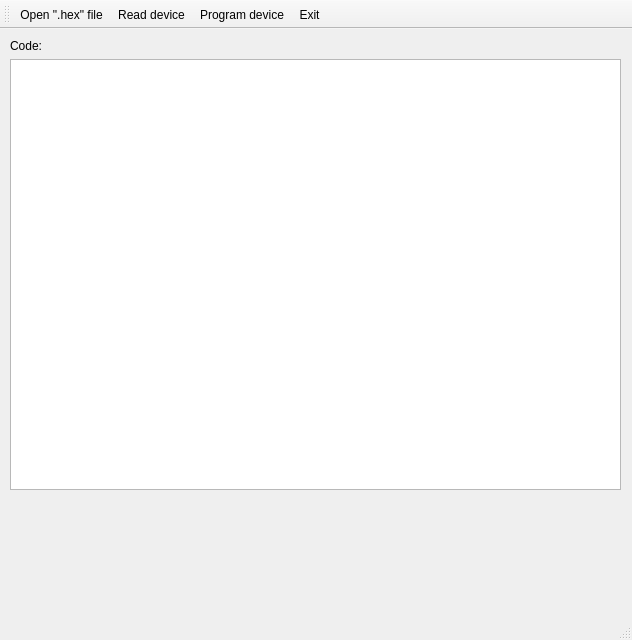
<?xml version="1.0" encoding="UTF-8"?>
<ui version="4.0">
 <class>MainWindow</class>
 <widget class="QMainWindow" name="MainWindow">
  <property name="geometry">
   <rect>
    <x>0</x>
    <y>0</y>
    <width>632</width>
    <height>640</height>
   </rect>
  </property>
  <property name="windowTitle">
   <string>MainWindow</string>
  </property>
  <widget class="QWidget" name="centralwidget">
   <widget class="QTextBrowser" name="textBrowser">
    <property name="geometry">
     <rect>
      <x>10</x>
      <y>30</y>
      <width>611</width>
      <height>431</height>
     </rect>
    </property>
   </widget>
   <widget class="QLabel" name="label">
    <property name="geometry">
     <rect>
      <x>10</x>
      <y>10</y>
      <width>59</width>
      <height>14</height>
     </rect>
    </property>
    <property name="text">
     <string>Code:</string>
    </property>
   </widget>
  </widget>
  <widget class="QMenuBar" name="menubar">
   <property name="geometry">
    <rect>
     <x>0</x>
     <y>0</y>
     <width>632</width>
     <height>19</height>
    </rect>
   </property>
  </widget>
  <widget class="QStatusBar" name="statusbar"/>
  <widget class="QToolBar" name="toolBar">
   <property name="windowTitle">
    <string>toolBar</string>
   </property>
   <attribute name="toolBarArea">
    <enum>TopToolBarArea</enum>
   </attribute>
   <attribute name="toolBarBreak">
    <bool>false</bool>
   </attribute>
   <addaction name="actionOpen"/>
   <addaction name="actionRead"/>
   <addaction name="actionProgram"/>
   <addaction name="actionExit"/>
  </widget>
  <action name="actionOpen">
   <property name="checkable">
    <bool>true</bool>
   </property>
   <property name="icon">
    <iconset resource="menu.qrc">
     <normaloff>:/icon/compile.png</normaloff>:/icon/compile.png</iconset>
   </property>
   <property name="text">
    <string>Open &quot;.hex&quot; file</string>
   </property>
   <property name="toolTip">
    <string>Open &quot;.hex&quot; file</string>
   </property>
  </action>
  <action name="actionExit">
   <property name="checkable">
    <bool>true</bool>
   </property>
   <property name="icon">
    <iconset resource="menu.qrc">
     <normaloff>:/icon/exit.png</normaloff>:/icon/exit.png</iconset>
   </property>
   <property name="text">
    <string>Exit</string>
   </property>
   <property name="toolTip">
    <string>Exit</string>
   </property>
  </action>
  <action name="actionRead">
   <property name="checkable">
    <bool>true</bool>
   </property>
   <property name="icon">
    <iconset resource="menu.qrc">
     <normaloff>:/icon/eraser.png</normaloff>:/icon/eraser.png</iconset>
   </property>
   <property name="text">
    <string>Read device</string>
   </property>
   <property name="toolTip">
    <string>Read device</string>
   </property>
  </action>
  <action name="actionProgram">
   <property name="icon">
    <iconset resource="menu.qrc">
     <normaloff>:/icon/program.png</normaloff>:/icon/program.png</iconset>
   </property>
   <property name="text">
    <string>Program device</string>
   </property>
   <property name="toolTip">
    <string>Program device</string>
   </property>
  </action>
 </widget>
 <resources>
  <include location="menu.qrc"/>
 </resources>
 <connections/>
</ui>
